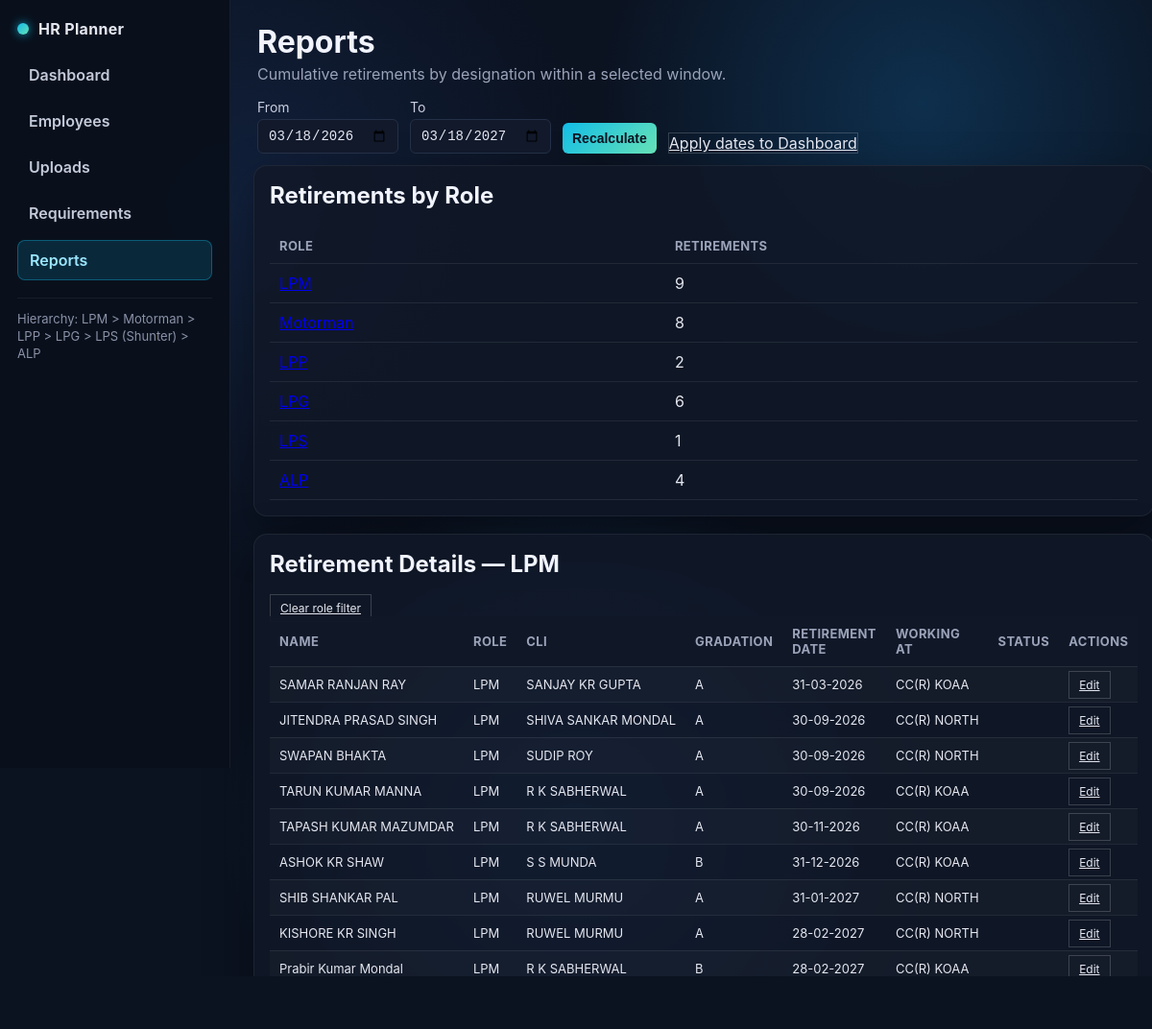
Page /reports?start_date=2026-03-18&end_date=2027-03-18&role=LPM on the committed database.
### src/models.py (models this page shows)
class Employee(SQLModel, table=True):
    id: int | None = Field(default=None, primary_key=True)
    name: str
    role: str
    hire_date: date
    retirement_date: date
    promotion_role: str | None = None
    promotion_ready_date: date | None = None
    seniority_rank: int | None = None
    category: str | None = None
    pf_no: str | None = None
    hrms: str | None = None
    dob: date | None = None
    doa: date | None = None
    do_report: date | None = None
    status: str | None = None
    working_at: str | None = None
    gradation: str | None = None
    cli: str | None = None
    pme_due: date | None = None
    technical_due: date | None = None
    transportation_due: date | None = None

### src/app.py (the view)
@app.get("/reports")
def reports_page(
    request: Request,
    start_date: Optional[str] = None,
    end_date: Optional[str] = None,
    role: Optional[str] = None,
    session: Session = Depends(get_session),
):
    start = date.fromisoformat(start_date) if start_date else date.today()
    end = date.fromisoformat(end_date) if end_date else (start + timedelta(days=365))
    horizon_months = max(1, int(((end - start).days + 29) // 30))
    employees = session.exec(select(Employee)).all()
    retirements: dict[str, int] = {}
    retiring_list = []
    for e in employees:
        if start <= e.retirement_date <= end:
            retirements[e.role] = retirements.get(e.role, 0) + 1
            retiring_list.append(e)
    retirements = {k: retirements.get(k, 0) for k in ROLE_ORDER if k in retirements} | {
        k: v for k, v in retirements.items() if k not in ROLE_ORDER
    }
    if role:
        retiring_list = [e for e in retiring_list if e.role == role]
    retiring_list = sorted(retiring_list, key=lambda e: (e.retirement_date, role_sort_key(e.role), e.name))
    return templates.TemplateResponse(
        "reports.html",
        {
            "request": request,
            "active_page": "reports",
            "start_date": start,
            "end_date": end,
            "retirements": retirements,
            "role_filter": role or "",
            "retiring_list": retiring_list,
            "dashboard_link": f"/?as_of={start.isoformat()}&horizon_months={horizon_months}",
        },
    )

### templates/reports.html (shortened to what this page needs)
<!DOCTYPE html>
<html lang="en">
<head>
  <link rel="stylesheet" href="/static/style.css" />
</head>
<body>
  <div class="layout">
    <aside class="sidebar">
      <div class="brand">
        <div class="dot"></div>
        <span>HR Planner</span>
      </div>
      <nav class="side-links">
        <a class="{{ 'active' if active_page == 'dashboard' else '' }}" href="/">Dashboard</a>
        <a class="{{ 'active' if active_page == 'employees' else '' }}" href="/employees">Employees</a>
        <a class="{{ 'active' if active_page == 'uploads' else '' }}" href="/uploads">Uploads</a>
        <a class="{{ 'active' if active_page == 'requirements' else '' }}" href="/requirements">Requirements</a>
        <a class="{{ 'active' if active_page == 'reports' else '' }}" href="/reports">Reports</a>
      </nav>
      <div class="hierarchy">Hierarchy: LPM &gt; Motorman &gt; LPP &gt; LPG &gt; LPS (Shunter) &gt; ALP</div>
    </aside>
    <main class="content">
      <header>
        <div>
          <h1>Reports</h1>
          <p>Cumulative retirements by designation within a selected window.</p>
        </div>
        <form class="inline" method="get" action="/reports">
          <label>From <input type="date" name="start_date" value="{{ start_date.isoformat() }}" /></label>
          <label>To <input type="date" name="end_date" value="{{ end_date.isoformat() }}" /></label>
          <button type="submit">Recalculate</button>
          <a class="ghost" href="{{ dashboard_link }}">Apply dates to Dashboard</a>
        </form>
      </header>
      <section class="card">
        <h2>Retirements by Role</h2>
        <table>
          <thead>
            <tr><th>Role</th><th>Retirements</th></tr>
          </thead>
          <tbody>
            {% for role, count in retirements.items() %}
            <tr>
              <td><a href="/reports?start_date={{ start_date.isoformat() }}&end_date={{ end_date.isoformat() }}&role={{ role }}">{{ role }}</a></td>
              <td>{{ count }}</td>
            </tr>
            {% endfor %}
          </tbody>
        </table>
      </section>
      <section class="card">
        <h2>Retirement Details{% if role_filter %} — {{ role_filter }}{% endif %}</h2>
        {% if role_filter %}
          <p><a class="ghost small" href="/reports?start_date={{ start_date.isoformat() }}&end_date={{ end_date.isoformat() }}">Clear role filter</a></p>
        {% endif %}
        <div class="table-wrap">
          <table class="employee-table">
            <thead>
              <tr>
                <th>Name</th>
                <th>Role</th>
                <th>CLI</th>
                <th>Gradation</th>
                <th>Retirement Date</th>
                <th>Working At</th>
                <th>Status</th>
                <th>Actions</th>
              </tr>
            </thead>
            <tbody>
              {% for e in retiring_list %}
              <tr>
                <td>{{ e.name }}</td>
                <td>{{ e.role }}</td>
                <td>{{ e.cli or '' }}</td>
                <td>{{ e.gradation or '' }}</td>
                <td>{{ e.retirement_date | dmy }}</td>
                <td>{{ e.working_at or '' }}</td>
                <td>{{ e.status or '' }}</td>
                <td><a class="ghost small" href="/employees/{{ e.id }}">Edit</a></td>
              </tr>
              {% endfor %}
            </tbody>
          </table>
        </div>
      </section>
    </main>
  </div>
</body>
</html>

### static/style.css (style rules this page uses)
:root { font-family: "Inter", "Segoe UI", system-ui, sans-serif; background: #0b1220; color: #e5e7f0; }
* { box-sizing: border-box; }
body { margin: 0; padding: 0; background: radial-gradient(circle at 20% 20%, #11203b 0, rgba(17,32,59,0) 30%), radial-gradient(circle at 80% 10%, #0e2f4d 0, rgba(14,47,77,0) 25%), radial-gradient(circle at 50% 80%, #133860 0, rgba(19,56,96,0) 35%), #0b1220; }
.layout { display: flex; min-height: 100vh; }
.sidebar { flex: 0 0 240px; width: 240px; background: rgba(10,16,28,0.95); border-right: 1px solid rgba(255,255,255,0.06); padding: 20px 18px; display: flex; flex-direction: column; gap: 18px; position: sticky; top: 0; height: 100vh; }
.brand { display: flex; align-items: center; gap: 10px; font-weight: 700; letter-spacing: 0.02em; color: #e5e7f0; }
.brand .dot { width: 12px; height: 12px; border-radius: 50%; background: linear-gradient(135deg, #12bde7, #66e1b6); box-shadow: 0 0 10px rgba(18,189,231,0.8); }
.side-links { display: flex; flex-direction: column; gap: 8px; }
.side-links a { color: #c5cada; text-decoration: none; padding: 10px 12px; border-radius: 8px; font-weight: 600; }
.side-links a.active { background: rgba(18,189,231,0.15); color: #9be7ff; border: 1px solid rgba(18,189,231,0.35); }
.hierarchy { color: #8b92a8; font-size: 13px; line-height: 1.4; border-top: 1px solid rgba(255,255,255,0.06); padding-top: 12px; }
.content { flex: 1; padding: 18px 24px 32px; }
header { display: flex; justify-content: space-between; align-items: center; gap: 16px; flex-wrap: wrap; padding: 6px 4px 12px; }
h1 { margin: 0 0 4px 0; color: #f1f4ff; }
p { margin: 0; color: #9aa3b9; }
form.inline { display: flex; gap: 12px; align-items: flex-end; flex-wrap: wrap; }
label { font-size: 14px; display: flex; flex-direction: column; gap: 4px; color: #c9cee0; }
input, select, button { padding: 8px 10px; border: 1px solid #243047; background: #11192b; color: #e5e7f0; border-radius: 6px; font-size: 14px; }
button { background: linear-gradient(135deg, #12bde7, #66e1b6); color: #0b1220; border: none; cursor: pointer; font-weight: 600; }
.ghost { background: transparent; border: 1px solid rgba(255,255,255,0.18); color: #e5e7f0; }
.card { background: rgba(17, 24, 39, 0.85); border: 1px solid rgba(255,255,255,0.06); border-radius: 14px; padding: 16px; box-shadow: 0 20px 50px rgba(0,0,0,0.35); }
.card + .card { margin-top: 18px; }
h2 { margin-top: 0; color: #f1f4ff; }
.table-wrap { overflow-x: auto; }
table { width: 100%; border-collapse: collapse; color: #e5e7f0; }
th, td { padding: 10px 10px; border-bottom: 1px solid rgba(255,255,255,0.08); text-align: left; }
th { font-size: 13px; text-transform: uppercase; letter-spacing: 0.03em; color: #9aa3b9; }
.employee-table tbody tr:nth-child(odd) td { background: rgba(255,255,255,0.02); }
.employee-table td { font-size: 13px; white-space: nowrap; }
.employee-table th { position: sticky; top: 0; background: rgba(17,24,39,0.95); }
.ghost.small, .danger.small { padding: 6px 10px; font-size: 12px; }
.sidebar { transition: width 0.25s ease, padding 0.25s ease, opacity 0.25s ease, flex-basis 0.25s ease; }

### rows in the picture
Employee: name "SAMAR RANJAN RAY", role "LPM", cli "SANJAY KR GUPTA", gradation "A", retirement_date|dmy "31-03-2026", working_at "CC(R) KOAA"
Employee: name "JITENDRA PRASAD SINGH", role "LPM", cli "SHIVA SANKAR MONDAL", gradation "A", retirement_date|dmy "30-09-2026", working_at "CC(R) NORTH"
Employee: name "SWAPAN BHAKTA", role "LPM", cli "SUDIP ROY", gradation "A", retirement_date|dmy "30-09-2026", working_at "CC(R) NORTH"
Employee: name "TARUN KUMAR MANNA", role "LPM", cli "R K SABHERWAL", gradation "A", retirement_date|dmy "30-09-2026", working_at "CC(R) KOAA"
Employee: name "TAPASH KUMAR MAZUMDAR", role "LPM", cli "R K SABHERWAL", gradation "A", retirement_date|dmy "30-11-2026", working_at "CC(R) KOAA"
Employee: name "ASHOK KR SHAW", role "LPM", cli "S S MUNDA", gradation "B", retirement_date|dmy "31-12-2026", working_at "CC(R) KOAA"
Employee: name "SHIB SHANKAR PAL", role "LPM", cli "RUWEL MURMU", gradation "A", retirement_date|dmy "31-01-2027", working_at "CC(R) NORTH"
Employee: name "KISHORE KR SINGH", role "LPM", cli "RUWEL MURMU", gradation "A", retirement_date|dmy "28-02-2027", working_at "CC(R) NORTH"
Employee: name "Prabir Kumar Mondal", role "LPM", cli "R K SABHERWAL", gradation "B", retirement_date|dmy "28-02-2027", working_at "CC(R) KOAA"

### other values in the picture
{{ count }} "9" "8" "2" "6" "1" "4"
{{ role_filter }} "LPM"
